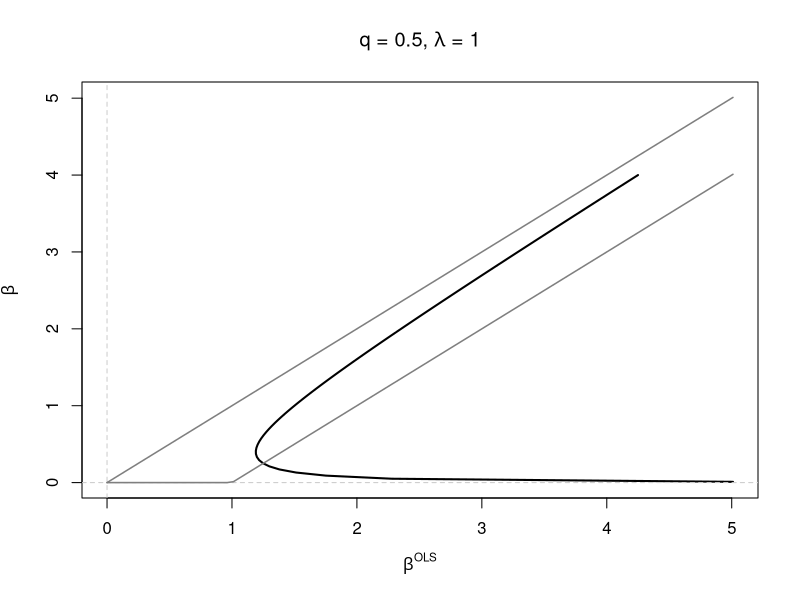

The R script that drew this image:



bPOS <- function(x, q, lam) {
  x + lam * q * x^(q - 1)
}
bNEG <- function(x, q, lam) {
  x - lam * q * (-x)^(q - 1)
}
bPOS2 <- function(x, q, lam) {
  betaQmin <- (q * lam - q^2 * lam)^(1/(2 - q))
  
  if (x < betaQmin) {
    return (NaN)
  } else {
    x + lam * q * x^(q - 1)
  }
}
bNEG2 <- function(x, q, lam) {
  betaQmin <- (q * lam - q^2 * lam)^(1/(2 - q))
  
  if (abs(x) < betaQmin) {
    return (NaN)
  } else {
    x - lam * q * (-x)^(q - 1)
  }
}

blasso <- function(bols, lam) {
  sign(bols) * max(abs(bols) - lam, 0)
}


q <- 1/2
lam <- 4/ (3 * sqrt(3))
lam <- 1
bmax <- 4


#### PLOT ALL BRANCHES
betaols <- seq(0.01, bmax, length.out = 1e2)
bP <- sapply(betaols, function(z) bPOS(z, q, lam))
bN <- sapply(-betaols, function(z) bNEG(z, q, lam))

betaols_input <- seq(0, max(bP, na.rm = T), length.out = 1e2)
betaols_input2 <- betaols_input
bL <- sapply(betaols_input, function(z) blasso(z, lam))
plot(betaols ~ bP, type = 'l', lwd = 2, 
     xlim = c(0, max(bP, na.rm = T)),
     ylim = c(0, max(bP, na.rm = T)),
     xlab = expression(beta^OLS),
     ylab = expression(beta),
     main = substitute(
       paste("q = ", q, ", ", lambda, " = ", lam),
       list(q = q, lam = lam)))
lines(-betaols ~ bN, lwd = 2)
abline(h = 0, col = 'gray80', lty = 'dashed')
abline(v = 0, col = 'gray80', lty = 'dashed')
lines(bL ~ betaols_input, lwd = 1.5, col = 'gray50')
lines(betaols_input2 ~ betaols_input, lwd = 1.5, col = 'gray50')

